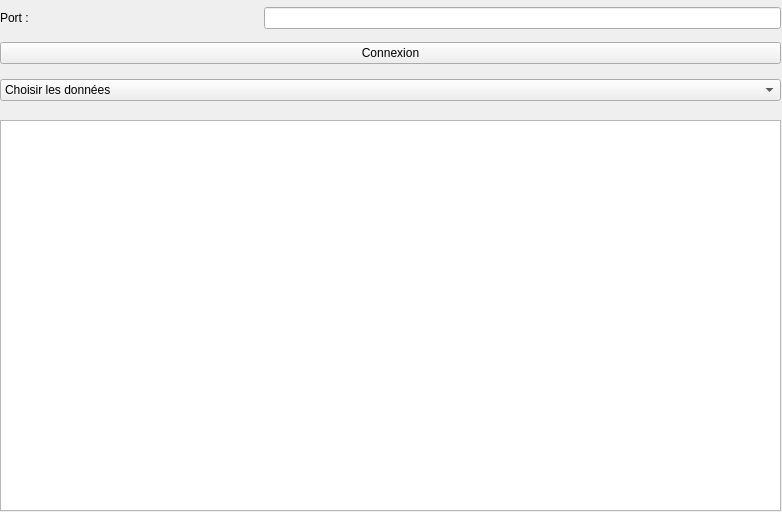
<?xml version="1.0" encoding="UTF-8"?>
<ui version="4.0">
 <class>Serveur</class>
 <widget class="QWidget" name="Serveur">
  <property name="geometry">
   <rect>
    <x>0</x>
    <y>0</y>
    <width>782</width>
    <height>512</height>
   </rect>
  </property>
  <property name="windowTitle">
   <string>Serveur</string>
  </property>
  <widget class="QWidget" name="layoutWidget">
   <property name="geometry">
    <rect>
     <x>0</x>
     <y>120</y>
     <width>781</width>
     <height>391</height>
    </rect>
   </property>
   <layout class="QGridLayout" name="gridLayout_2">
    <item row="0" column="0" colspan="2">
     <widget class="QTableView" name="tableViewDataBase">
      <property name="editTriggers">
       <set>QAbstractItemView::NoEditTriggers</set>
      </property>
     </widget>
    </item>
   </layout>
  </widget>
  <widget class="QWidget" name="layoutWidget_2">
   <property name="geometry">
    <rect>
     <x>0</x>
     <y>0</y>
     <width>781</width>
     <height>71</height>
    </rect>
   </property>
   <layout class="QGridLayout" name="gridLayout">
    <item row="0" column="1" colspan="2">
     <widget class="QLineEdit" name="lineEditPort"/>
    </item>
    <item row="0" column="0">
     <widget class="QLabel" name="label_2">
      <property name="text">
       <string>Port :</string>
      </property>
     </widget>
    </item>
    <item row="1" column="0" colspan="3">
     <widget class="QPushButton" name="pushButtonConnexion">
      <property name="text">
       <string>Connexion</string>
      </property>
     </widget>
    </item>
   </layout>
  </widget>
  <widget class="QWidget" name="layoutWidget_3">
   <property name="geometry">
    <rect>
     <x>0</x>
     <y>70</y>
     <width>781</width>
     <height>41</height>
    </rect>
   </property>
   <layout class="QHBoxLayout" name="horizontalLayout">
    <item>
     <widget class="QComboBox" name="comboBoxDatabase">
      <item>
       <property name="text">
        <string>Choisir les données</string>
       </property>
      </item>
      <item>
       <property name="text">
        <string>Personnages</string>
       </property>
      </item>
      <item>
       <property name="text">
        <string>Score</string>
       </property>
      </item>
      <item>
       <property name="text">
        <string>Parties</string>
       </property>
      </item>
     </widget>
    </item>
   </layout>
  </widget>
 </widget>
 <resources/>
 <connections/>
</ui>
